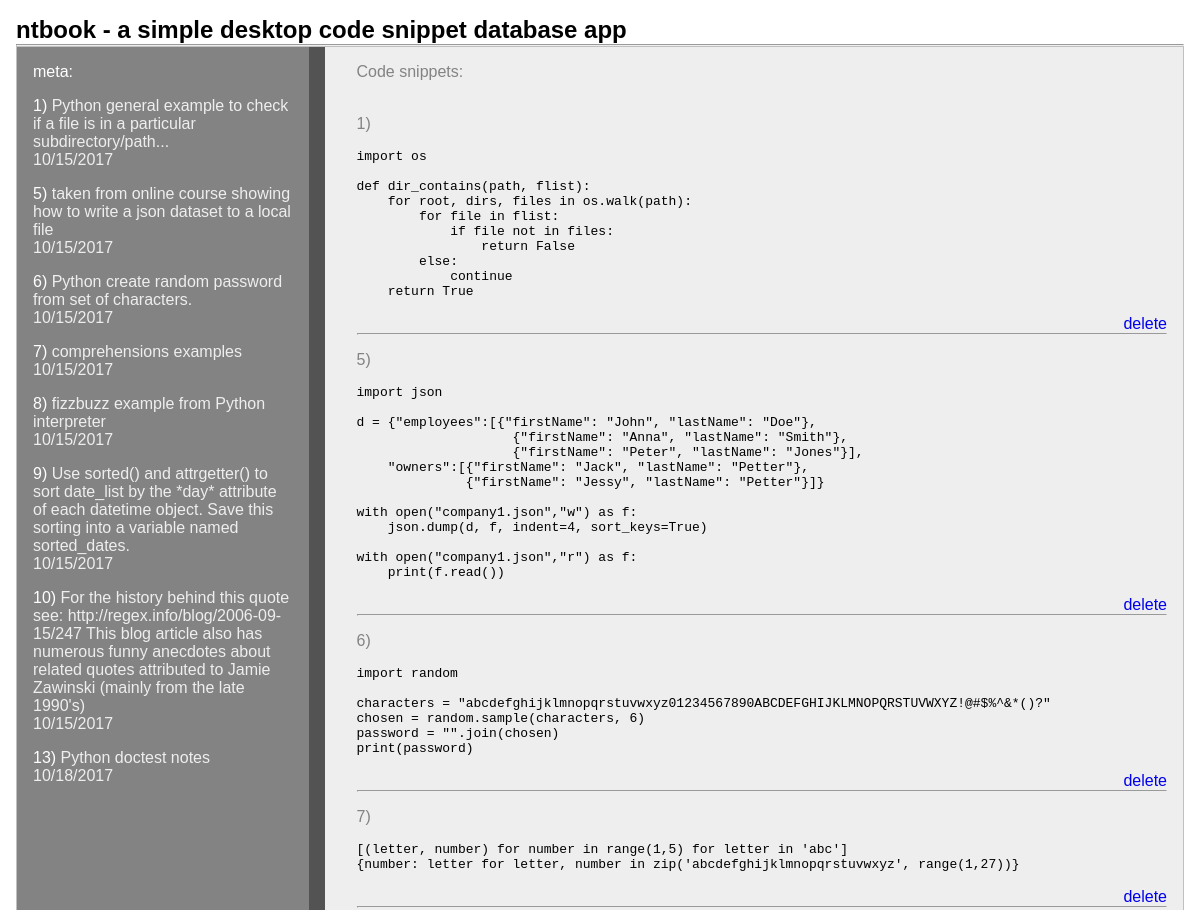
The app's page / (upper part), older data.
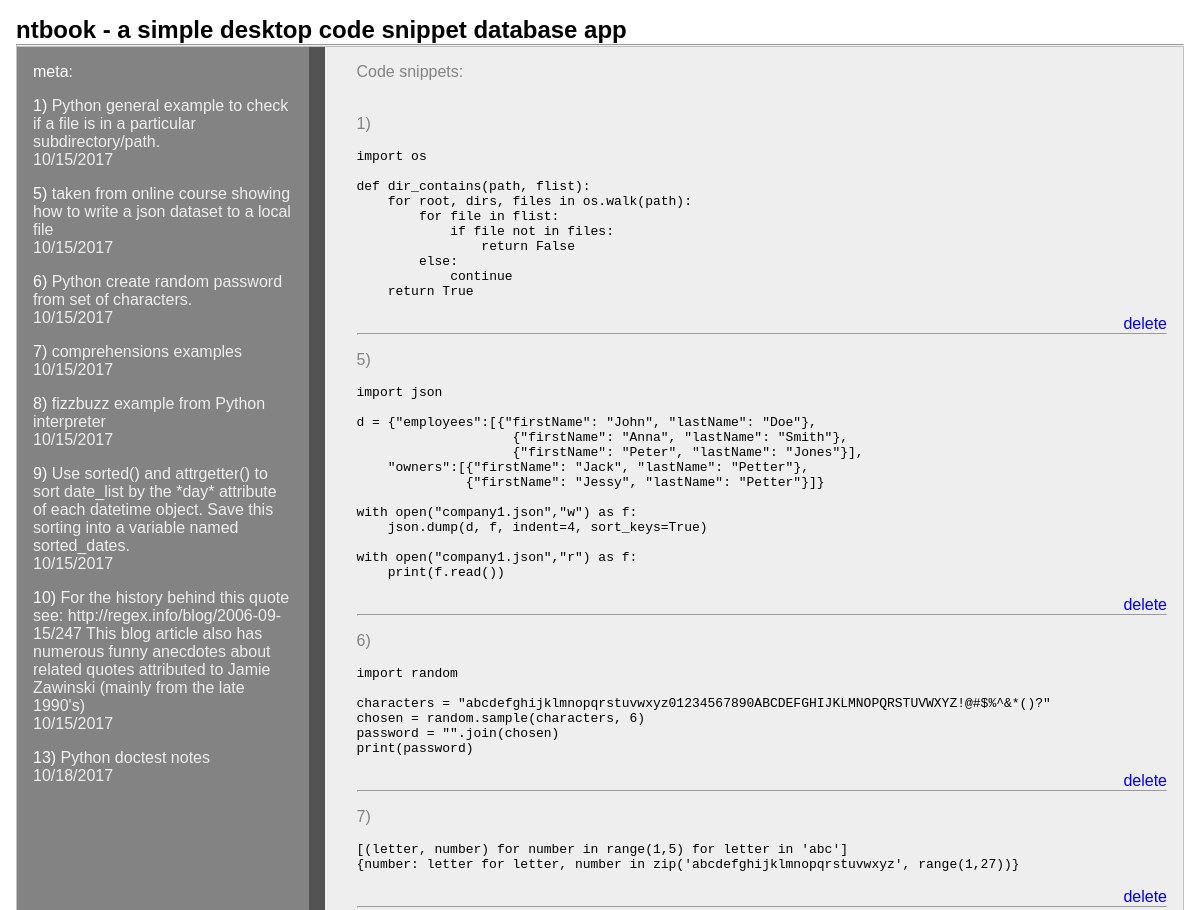
The same page, newer data.
### ntbs/models.py (models this page shows, shortened)
class Ntbook(models.Model):
    snippet = models.TextField(max_length=2048)
    meta = models.TextField(max_length=2048, blank=True)
    created_at = models.DateTimeField(default=timezone.now)

### ntbs/views.py (the view)
# urls.py: url(r'^$', views.NtbookList.as_view(), name='ntbook_list'),
class NtbookList(ListView):
    model = Ntbook
    def get_context_data(self, **kwargs):
            context = super(NtbookList, self).get_context_data(**kwargs)
            context['total_snippets'] = Ntbook.objects.filter().count()
            return context
    def get_queryset(self):
        try:
            q = (Ntbook.objects.filter(meta__icontains=self.request.GET['q'])
                | Ntbook.objects.filter(snippet__icontains=self.request.GET['q']))
            return q
        except:
            return Ntbook.objects.all()

### ntbs/templates/ntbs/ntbook_list.html
{% extends 'layout.html' %}
{% block content %}
<ul class="snippet">
    {% for ntb in object_list %}
    <li>{{ ntb.id }})
      <a class="snippet" href="{% url "ntbook_edit" ntb.id %}">
        <pre><code>{{ ntb.snippet }}</code></pre></a>
        <a class="delete" href="{% url "ntbook_delete" ntb.id %}">delete</a>
    </li>
<hr>
    {% endfor %}
</ul>
{% endblock content%}
{% block meta %}
<ul class="meta">
{% for ntb in object_list %}
  {% if ntb.meta %}
  <li> {{ ntb.id }})
    <a class="meta" href="{% url "ntbook_edit" ntb.id %}">
      {{ ntb.meta }}<br>{{ ntb.created_at|date:"SHORT_DATE_FORMAT" }}</a>
  </li>
{% endif %}
{% endfor %}
</ul>
{% endblock meta%}

Row changes from the older to the newer data that the page shows:
changed Ntbook id 1: meta "Python general example to check if a file is in a particular subdirectory/path..." → "Python general example to check if a file is in a particular subdirectory/path."
